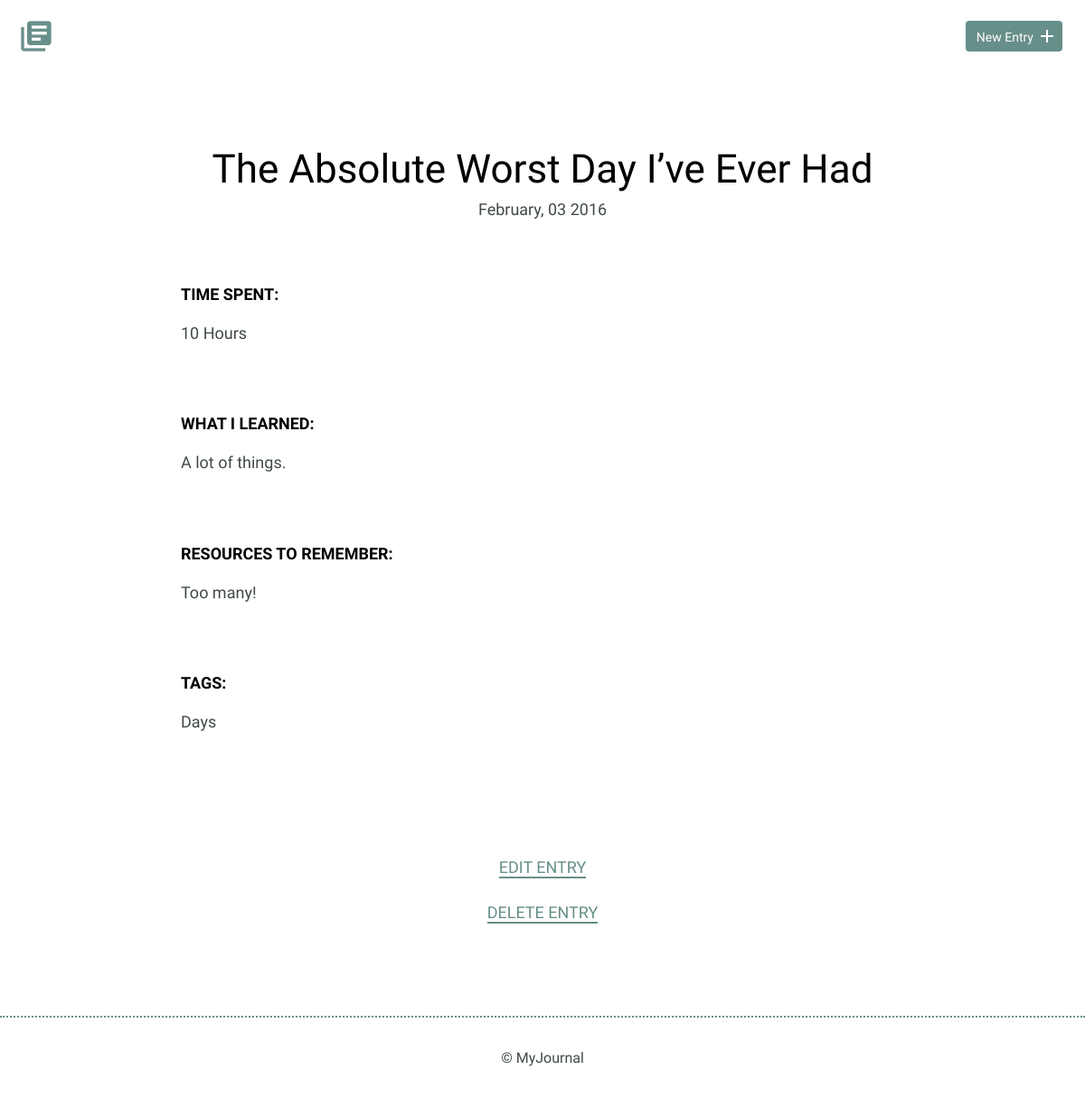
The app's page /entries/The Absolute Worst Day I’ve Ever Had (signed in) with its own data.
### models.py (models this page shows)
class BaseModel(Model):
    class Meta:
        database = DATABASE

class Entry(BaseModel):
    date_created = DateTimeField(default=datetime.now)
    title = CharField(unique=True)
    time_spent = IntegerField()  # minutes
    learned = TextField()
    resources = TextField()
    class Meta:
        order_by = ('date_created',)

class Tag(BaseModel):
    name = CharField(unique=True)
    class Meta:
        order_by = 'name'

### app.py (the view)
@app.route('/entries/<slug>')
@login_required
def view_entry(slug):
    entry = models.Entry.get(models.Entry.title == slug)
    tag_query = (models.Tag
                 .select()
                 .join(models.TagList)
                 .join(models.Entry)
                 .where(models.Entry.title == entry.title))
    entry.tags = [tag.name for tag in tag_query]
    return render_template('detail.html', entry=entry)

### app.py (called while the page is built)
@app.before_request
def before_request():
    g.db = models.DATABASE
    g.db.connect(reuse_if_open=True)

@app.after_request
def after_request(response):
    g.db.close()
    return response

@login_manager.user_loader
def load_user(userid):
    try:
        return models.User.get(models.User.id == userid)
    except models.DoesNotExist:
        return None

### templates/detail.html (shortened to what this page needs)
{% extends 'layout.html' %}
{% block content %}
<section>
    <div class="container">
        <div class="entry-list single">
            <article>
                <h1>{{entry.title}}</h1>
                <time datetime="entry.date_created.strftime('%Y-%m-%d')">
                    {{ entry.date_created.strftime('%B, %d %Y') }}
                </time>
                <div class="entry">
                    <h3>Time Spent: </h3>
                    <p>{{ entry.time_spent }} Hours</p>
                </div>
                <div class="entry">
                    <h3>What I Learned:</h3>
                    <p>{{ entry.learned }}</p>
                </div>
                <div class="entry">
                    <h3>Resources to Remember:</h3>
                    <p>{{ entry.resources }}</p>
                </div>
                <div class="entry">
                    <h3>Tags:</h3>
                    <p>
                    {% for tag in entry.tags %}
                        {% if not loop.last %}
                            {{ tag.title() }},
                        {% else %}
                            {{ tag.title() }}
                        {% endif %}
                    {% endfor %}
                    </p>
                </div>
            </article>
        </div>
    </div>
    <div class="edit">
        <p><a href="{{ url_for('edit_entry', slug=entry.title) }}">Edit Entry</a></p>
        <p><a href="{{ url_for('del_entry', slug=entry.title) }}">Delete Entry</a></p>
    </div>
</section>
{% endblock content %}

### static/css/site.css (style rules this page uses)
body { font-size: 16px; color: #404a49; font-family: 'Cousine', serif; font-weight: 400; }
.container { margin: 0 auto; padding: 0 25px; }
h1, h2, h3 { margin: 0; font-weight: 400; line-height: 1em; color: #000; }
h1 { font-size: 44px; margin-bottom: 12px; }
h3 { font-size: 18px; font-family: 'Work Sans', serif; font-weight: 600; text-transform: uppercase; }
p { line-height: 1.8em; font-size: 18px; }
p a { border-bottom: 2px solid #678f89; padding: 0; color: #678f89; text-decoration: none; }
.entry-list, .edit-entry, .new-entry { max-width: 800px; margin: 0 auto; padding: 70px 0 150px 0; }
.entry-list article { margin-bottom: 70px; text-align: center; }
.entry-list article:last-child { margin-bottom: 0; }
.entry-list.single { padding-bottom: 70px; }
.entry-list.single time { font-size: 18px; }
.entry { max-width: 800px; margin: 75px auto 0 auto; text-align: left; }
.entry p { margin-bottom: 40px; }
.edit { padding-bottom: 80px; text-align: center; margin: 0 auto; }
.edit a { font-weight: 400; text-transform: uppercase; font-size: 18px; }

### records on screen
Entry: title "The Absolute Worst Day I’ve Ever Had", date_created "February, 03 2016", time_spent "10", learned "A lot of things.", resources "Too many!"
Tag: title "Days"
